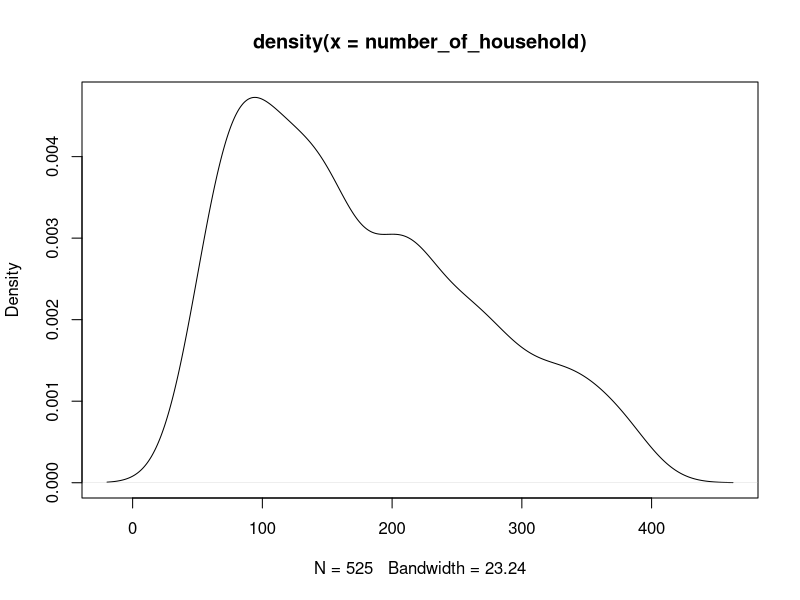

Generate this figure with R: (Note: a time limit stopped this script after it produced the figure.)
## ---- chunk 1
knitr::opts_chunk$set(echo = TRUE)
library(tidyverse)
## ---- chunk 2
set.seed(1)
strata=5
n_strata=c(200,150,100,50,25)
number_of_household=rexp(789,rate = 1/200)
number_of_household=round(number_of_household[which(number_of_household<400 & number_of_household>50)])
plot(density(number_of_household))

sum_number_of_household=sum(number_of_household)

set.seed(1)
individual_number=rpois(sum_number_of_household,1)+1

individual=NULL
i=1
for(i in 1:sum_number_of_household){
  individual=c(individual,1:individual_number[i])
}

household_1=NULL
i=1
for(i in 1:sum(n_strata)){
  household_1=c(household_1,1:number_of_household[i])
  }

household=NULL
i=1
for(i in 1:sum_number_of_household){
  household=c(household,rep(household_1[i],individual_number[i]))
}

enumeration_1=NULL
i=1
for(i in 1:strata){
  enumeration_1=c(enumeration_1,1:n_strata[i])
}

enumeration_2=NULL
i=1
for(i in 1:sum(n_strata)){
  enumeration_2=c(enumeration_2,rep(enumeration_1[i],number_of_household[i]))
}

enumeration=NULL
i=1
for(i in 1:sum_number_of_household){
  enumeration=c(enumeration,rep(enumeration_2[i],individual_number[i]))
}

stype_1=NULL
for(i in 1:strata){
  stype_1=c(stype_1,rep(i,c(200,150,100,50,25)[i]))
}

stype_2=NULL
for(i in 1:sum(n_strata)){
  stype_2=c(stype_2,rep(stype_1[i],number_of_household[i]))
}

stype=NULL
for(i in 1:sum_number_of_household){
  stype=c(stype,rep(stype_2[i],individual_number[i]))
}

x_1=rep(NA,length(stype))
x_2=rep(NA,length(stype))
x_3=rep(NA,length(stype))
x_4=rep(NA,length(stype))
x_5=rep(NA,length(stype))

z_1=rep(NA,length(stype))
z_2=rep(NA,length(stype))
z_3=rep(NA,length(stype))
z_4=rep(NA,length(stype))
z_5=rep(NA,length(stype))

id=1:length(stype)
finite_pop=as.data.frame(cbind(id,stype,enumeration,household,individual,x_1,x_2,x_3,x_4,x_5,z_1,z_2,z_3,z_4,z_5))

set.seed(1)
mean_strata_1_norm=rnorm(n_strata[1],2,0.5)
set.seed(1)
mean_strata_1_bino=runif(n_strata[1],0,0.2)
for(i in 1:n_strata[1]){
  set.seed(1)
finite_pop[which(finite_pop$stype==1 & finite_pop$enumeration==i),]$x_1=round(rnorm(nrow(finite_pop[which(finite_pop$stype==1 & finite_pop$enumeration==i),]),mean_strata_1_norm[i],2),2)
  set.seed(1)
finite_pop[which(finite_pop$stype==1 &
finite_pop$enumeration==i),]$z_1=rbinom(nrow(finite_pop[which(finite_pop$stype==1 & finite_pop$enumeration==i),]),size = 1, prob = mean_strata_1_bino[i])

  set.seed(2)
finite_pop[which(finite_pop$stype==1 & finite_pop$enumeration==i),]$x_2=round(rnorm(nrow(finite_pop[which(finite_pop$stype==1 & finite_pop$enumeration==i),]),mean_strata_1_norm[i]+0.2,1),2)
  set.seed(2)
finite_pop[which(finite_pop$stype==1 &
finite_pop$enumeration==i),]$z_2=rbinom(nrow(finite_pop[which(finite_pop$stype==1 & finite_pop$enumeration==i),]),size = 1, prob = mean_strata_1_bino[i]+0.02)

  set.seed(3)
finite_pop[which(finite_pop$stype==1 & finite_pop$enumeration==i),]$x_3=round(rnorm(nrow(finite_pop[which(finite_pop$stype==1 & finite_pop$enumeration==i),]),mean_strata_1_norm[i]+0.4,3),1)
  set.seed(3)
finite_pop[which(finite_pop$stype==1 & 
finite_pop$enumeration==i),]$z_3=rbinom(nrow(finite_pop[which(finite_pop$stype==1 & finite_pop$enumeration==i),]),size = 1, prob = mean_strata_1_bino[i]+0.04)

  set.seed(4)
finite_pop[which(finite_pop$stype==1 & finite_pop$enumeration==i),]$x_4=round(rnorm(nrow(finite_pop[which(finite_pop$stype==1 & finite_pop$enumeration==i),]),mean_strata_1_norm[i]+0.6,4),1)
  set.seed(4)
finite_pop[which(finite_pop$stype==1 & 
finite_pop$enumeration==i),]$z_4=rbinom(nrow(finite_pop[which(finite_pop$stype==1 & finite_pop$enumeration==i),]),size = 1, prob = mean_strata_1_bino[i]+0.06)

  set.seed(5)
finite_pop[which(finite_pop$stype==1 & finite_pop$enumeration==i),]$x_5=round(rnorm(nrow(finite_pop[which(finite_pop$stype==1 & finite_pop$enumeration==i),]),mean_strata_1_norm[i]+0.8,5),1)
  set.seed(5)
finite_pop[which(finite_pop$stype==1 & 
finite_pop$enumeration==i),]$z_5=rbinom(nrow(finite_pop[which(finite_pop$stype==1 & finite_pop$enumeration==i),]),size = 1, prob = mean_strata_1_bino[i]+0.08)
}

set.seed(2)
mean_strata_2_norm=rnorm(n_strata[2],4,1)
set.seed(2)
mean_strata_2_bino=runif(n_strata[2],0,0.4)
for(i in 1:n_strata[2]){
  set.seed(1)
finite_pop[which(finite_pop$stype==2 & finite_pop$enumeration==i),]$x_1=round(rnorm(nrow(finite_pop[which(finite_pop$stype==2 & finite_pop$enumeration==i),]),mean_strata_2_norm[i],2),2)
  set.seed(1)
finite_pop[which(finite_pop$stype==2 & 
finite_pop$enumeration==i),]$z_1=rbinom(nrow(finite_pop[which(finite_pop$stype==2 & finite_pop$enumeration==i),]),size = 1, prob = mean_strata_2_bino[i])

  set.seed(2)
finite_pop[which(finite_pop$stype==2 & finite_pop$enumeration==i),]$x_2=round(rnorm(nrow(finite_pop[which(finite_pop$stype==2 & finite_pop$enumeration==i),]),mean_strata_2_norm[i]+0.2,1),2)
  set.seed(2)
finite_pop[which(finite_pop$stype==2 &
finite_pop$enumeration==i),]$z_2=rbinom(nrow(finite_pop[which(finite_pop$stype==2 & finite_pop$enumeration==i),]),size = 1, prob = mean_strata_2_bino[i]+0.02)

  set.seed(3)
finite_pop[which(finite_pop$stype==2 & finite_pop$enumeration==i),]$x_3=round(rnorm(nrow(finite_pop[which(finite_pop$stype==2 & finite_pop$enumeration==i),]),mean_strata_2_norm[i]+0.4,3),1)
  set.seed(3)
finite_pop[which(finite_pop$stype==2 & 
finite_pop$enumeration==i),]$z_3=rbinom(nrow(finite_pop[which(finite_pop$stype==2 & finite_pop$enumeration==i),]),size = 1, prob = mean_strata_2_bino[i]+0.04)

  set.seed(4)
finite_pop[which(finite_pop$stype==2 & finite_pop$enumeration==i),]$x_4=round(rnorm(nrow(finite_pop[which(finite_pop$stype==2 & finite_pop$enumeration==i),]),mean_strata_2_norm[i]+0.6,4),1)
  set.seed(4)
finite_pop[which(finite_pop$stype==2 & 
finite_pop$enumeration==i),]$z_4=rbinom(nrow(finite_pop[which(finite_pop$stype==2 & finite_pop$enumeration==i),]),size = 1, prob = mean_strata_2_bino[i]+0.06)

  set.seed(5)
finite_pop[which(finite_pop$stype==2 & finite_pop$enumeration==i),]$x_5=round(rnorm(nrow(finite_pop[which(finite_pop$stype==2 & finite_pop$enumeration==i),]),mean_strata_2_norm[i]+0.8,5),1)
  set.seed(5)
finite_pop[which(finite_pop$stype==2 & 
finite_pop$enumeration==i),]$z_5=rbinom(nrow(finite_pop[which(finite_pop$stype==2 & finite_pop$enumeration==i),]),size = 1, prob = mean_strata_2_bino[i]+0.08)
}

set.seed(3)
mean_strata_3_norm=rnorm(n_strata[3],6,2)
set.seed(3)
mean_strata_3_bino=runif(n_strata[3],0,0.6)
for(i in 1:n_strata[3]){
  set.seed(1)
finite_pop[which(finite_pop$stype==3 & finite_pop$enumeration==i),]$x_1=round(rnorm(nrow(finite_pop[which(finite_pop$stype==3 & finite_pop$enumeration==i),]),mean_strata_3_norm[i],2),2)
  set.seed(1)
finite_pop[which(finite_pop$stype==3 &
finite_pop$enumeration==i),]$z_1=rbinom(nrow(finite_pop[which(finite_pop$stype==3 & finite_pop$enumeration==i),]),size = 1, prob = mean_strata_3_bino[i])

  set.seed(2)
finite_pop[which(finite_pop$stype==3 & finite_pop$enumeration==i),]$x_2=round(rnorm(nrow(finite_pop[which(finite_pop$stype==3 & finite_pop$enumeration==i),]),mean_strata_3_norm[i]+0.2,1),2)
  set.seed(2)
finite_pop[which(finite_pop$stype==3 &
finite_pop$enumeration==i),]$z_2=rbinom(nrow(finite_pop[which(finite_pop$stype==3 & finite_pop$enumeration==i),]),size = 1, prob = mean_strata_3_bino[i]+0.02)

  set.seed(3)
finite_pop[which(finite_pop$stype==3 & finite_pop$enumeration==i),]$x_3=round(rnorm(nrow(finite_pop[which(finite_pop$stype==3 & finite_pop$enumeration==i),]),mean_strata_3_norm[i]+0.4,3),1)
  set.seed(3)
finite_pop[which(finite_pop$stype==3 &
finite_pop$enumeration==i),]$z_3=rbinom(nrow(finite_pop[which(finite_pop$stype==3 & finite_pop$enumeration==i),]),size = 1, prob = mean_strata_3_bino[i]+0.04)

  set.seed(4)
finite_pop[which(finite_pop$stype==3 & finite_pop$enumeration==i),]$x_4=round(rnorm(nrow(finite_pop[which(finite_pop$stype==3 & finite_pop$enumeration==i),]),mean_strata_3_norm[i]+0.6,4),1)
  set.seed(4)
finite_pop[which(finite_pop$stype==3 & 
finite_pop$enumeration==i),]$z_4=rbinom(nrow(finite_pop[which(finite_pop$stype==3 & finite_pop$enumeration==i),]),size = 1, prob = mean_strata_3_bino[i]+0.06)

  set.seed(5)
finite_pop[which(finite_pop$stype==3 & finite_pop$enumeration==i),]$x_5=round(rnorm(nrow(finite_pop[which(finite_pop$stype==3 & finite_pop$enumeration==i),]),mean_strata_3_norm[i]+0.8,5),1)
  set.seed(5)
finite_pop[which(finite_pop$stype==3 & 
finite_pop$enumeration==i),]$z_5=rbinom(nrow(finite_pop[which(finite_pop$stype==3 & finite_pop$enumeration==i),]),size = 1, prob = mean_strata_3_bino[i]+0.08)
}

set.seed(4)
mean_strata_4_norm=rnorm(n_strata[4],7,2)
set.seed(4)
mean_strata_4_bino=runif(n_strata[4],0,0.8)
for(i in 1:n_strata[4]){
  set.seed(1)
finite_pop[which(finite_pop$stype==4 & finite_pop$enumeration==i),]$x_1=round(rnorm(nrow(finite_pop[which(finite_pop$stype==4 & finite_pop$enumeration==i),]),mean_strata_4_norm[i],2),2)
  set.seed(1)
finite_pop[which(finite_pop$stype==4 & 
finite_pop$enumeration==i),]$z_1=rbinom(nrow(finite_pop[which(finite_pop$stype==4 & finite_pop$enumeration==i),]),size = 1, prob = mean_strata_4_bino[i])

  set.seed(2)
finite_pop[which(finite_pop$stype==4 & finite_pop$enumeration==i),]$x_2=round(rnorm(nrow(finite_pop[which(finite_pop$stype==4 & finite_pop$enumeration==i),]),mean_strata_4_norm[i]+0.2,1),2)
  set.seed(2)
finite_pop[which(finite_pop$stype==4 &
finite_pop$enumeration==i),]$z_2=rbinom(nrow(finite_pop[which(finite_pop$stype==4 & finite_pop$enumeration==i),]),size = 1, prob = mean_strata_4_bino[i]+0.02)

  set.seed(3)
finite_pop[which(finite_pop$stype==4 & finite_pop$enumeration==i),]$x_3=round(rnorm(nrow(finite_pop[which(finite_pop$stype==4 & finite_pop$enumeration==i),]),mean_strata_4_norm[i]+0.4,3),1)
  set.seed(3)
finite_pop[which(finite_pop$stype==4 & 
finite_pop$enumeration==i),]$z_3=rbinom(nrow(finite_pop[which(finite_pop$stype==4 & finite_pop$enumeration==i),]),size = 1, prob = mean_strata_4_bino[i]+0.04)

  set.seed(4)
finite_pop[which(finite_pop$stype==4 & finite_pop$enumeration==i),]$x_4=round(rnorm(nrow(finite_pop[which(finite_pop$stype==4 & finite_pop$enumeration==i),]),mean_strata_4_norm[i]+0.6,4),1)
  set.seed(4)
finite_pop[which(finite_pop$stype==4 & 
finite_pop$enumeration==i),]$z_4=rbinom(nrow(finite_pop[which(finite_pop$stype==4 & finite_pop$enumeration==i),]),size = 1, prob = mean_strata_4_bino[i]+0.06)

  set.seed(5)
finite_pop[which(finite_pop$stype==4 & finite_pop$enumeration==i),]$x_5=round(rnorm(nrow(finite_pop[which(finite_pop$stype==4 & finite_pop$enumeration==i),]),mean_strata_4_norm[i]+0.8,5),1)
  set.seed(5)
finite_pop[which(finite_pop$stype==4 & 
finite_pop$enumeration==i),]$z_5=rbinom(nrow(finite_pop[which(finite_pop$stype==4 & finite_pop$enumeration==i),]),size = 1, prob = mean_strata_4_bino[i]+0.08)
}

set.seed(5)
mean_strata_5_norm=rnorm(n_strata[5],9,2)
set.seed(5)
mean_strata_5_bino=runif(n_strata[5],0,0.9)
for(i in 1:n_strata[5]){
  set.seed(1)
finite_pop[which(finite_pop$stype==5 & finite_pop$enumeration==i),]$x_1=round(rnorm(nrow(finite_pop[which(finite_pop$stype==5 & finite_pop$enumeration==i),]),mean_strata_5_norm[i],2),2)
  set.seed(1)
finite_pop[which(finite_pop$stype==5 & 
finite_pop$enumeration==i),]$z_1=rbinom(nrow(finite_pop[which(finite_pop$stype==5 & finite_pop$enumeration==i),]),size = 1, prob = mean_strata_5_bino[i])

  set.seed(2)
finite_pop[which(finite_pop$stype==5 & finite_pop$enumeration==i),]$x_2=round(rnorm(nrow(finite_pop[which(finite_pop$stype==5 & finite_pop$enumeration==i),]),mean_strata_5_norm[i]+0.2,1),2)
  set.seed(2)
finite_pop[which(finite_pop$stype==5 & 
finite_pop$enumeration==i),]$z_2=rbinom(nrow(finite_pop[which(finite_pop$stype==5 & finite_pop$enumeration==i),]),size = 1, prob = mean_strata_5_bino[i]+0.02)

  set.seed(3)
finite_pop[which(finite_pop$stype==5 & finite_pop$enumeration==i),]$x_3=round(rnorm(nrow(finite_pop[which(finite_pop$stype==5 & finite_pop$enumeration==i),]),mean_strata_5_norm[i]+0.4,3),1)
  set.seed(3)
finite_pop[which(finite_pop$stype==5 & 
finite_pop$enumeration==i),]$z_3=rbinom(nrow(finite_pop[which(finite_pop$stype==5 & finite_pop$enumeration==i),]),size = 1, prob = mean_strata_5_bino[i]+0.04)

  set.seed(4)
finite_pop[which(finite_pop$stype==5 & finite_pop$enumeration==i),]$x_4=round(rnorm(nrow(finite_pop[which(finite_pop$stype==5 & finite_pop$enumeration==i),]),mean_strata_5_norm[i]+0.6,4),1)
  set.seed(4)
finite_pop[which(finite_pop$stype==5 & 
finite_pop$enumeration==i),]$z_4=rbinom(nrow(finite_pop[which(finite_pop$stype==5 & finite_pop$enumeration==i),]),size = 1, prob = mean_strata_5_bino[i]+0.06)

  set.seed(5)
finite_pop[which(finite_pop$stype==5 & finite_pop$enumeration==i),]$x_5=round(rnorm(nrow(finite_pop[which(finite_pop$stype==5 & finite_pop$enumeration==i),]),mean_strata_5_norm[i]+0.8,5),1)
  set.seed(5)
finite_pop[which(finite_pop$stype==5 & 
finite_pop$enumeration==i),]$z_5=rbinom(nrow(finite_pop[which(finite_pop$stype==5 & finite_pop$enumeration==i),]),size = 1, prob = mean_strata_5_bino[i]+0.08)
}

i=1
j=1
num_house=NULL
for(i in 1:strata){
  for(j in 1:n_strata[i]){
    num_house=c(num_house,rep(tail(finite_pop[which(finite_pop$stype==i & finite_pop$enumeration==j),],1)$household,nrow(finite_pop[which(finite_pop$stype==i &finite_pop$enumeration==j),])))
  }
}


i=1
j=1
m=1
j=0
num_indiv=NULL
for(i in 1:strata){
  for(j in 1:n_strata[i]){
    for(m in 1:tail(finite_pop[which(finite_pop$stype==i & finite_pop$enumeration==j),],1)$household){
       num_indiv=c(num_indiv,rep(tail(finite_pop[which(finite_pop$stype==i & finite_pop$enumeration==j & finite_pop$household==m),],1)$individual,nrow(finite_pop[which(finite_pop$stype==i &finite_pop$enumeration==j & finite_pop$household==m),])))
    }
  }
}

set.seed(1)
random_inter_ea=rnorm(sum(n_strata),5,5) %>% 
  as.data.frame() %>% 
  mutate(
    enumeration=c(1:n_strata[1],1:n_strata[2],1:n_strata[3],1:n_strata[4],1:n_strata[5]),
    stype=c(rep(1,n_strata[1]),rep(2,n_strata[2]),rep(3,n_strata[3]),rep(4,n_strata[4]),rep(5,n_strata[5]))
  )

colnames(random_inter_ea)=c("random_inter_ea","enumeration","stype")
finite_pop=left_join(finite_pop, random_inter_ea, by = c("enumeration","stype"))

finite_pop=finite_pop %>% 
  mutate(
    num_house=num_house,
    num_indiv=num_indiv,
    x_1_norm=round(scale(x_1),2),
    x_2_norm=round(scale(x_2),2),
    x_3_norm=round(scale(x_3),2),
    x_4_norm=round(scale(x_4),2),
    x_5_norm=round(scale(x_5),2),
    z=random_inter_ea-6+0.38*x_1-4*x_2+0.3*x_4-3*x_5+1.5*z_1-1.4*z_3-5*z_4+2*stype+0.03*num_house+1.2*num_indiv,
    pr=1/(1+exp(-z)),
    y = rbinom(length(stype),1,pr) 
  )

sum(finite_pop$y)/length(stype)


write.csv(finite_pop,"finite_pop")
## ---- chunk 3
## select mh EAs  from  each  stratum
sizes=number_of_household
strat=c(rep(1,n_strata[1]),rep(2,n_strata[2]),rep(3,n_strata[3]),rep(4,n_strata[4]),rep(5,n_strata[5]))
n=c(50,30,20,15,10)
set.seed(1)
selected_ea=ppssstrat(sizes,strat,n)
##for stype1
selected_1=selected_ea[which(selected_ea<n_strata[1]+1)]
##for stype2
selected_2=selected_ea[which(selected_ea>n_strata[1]&selected_ea<(n_strata[1]+n_strata[2]+1))]-n_strata[1]
##for stype3
selected_3=selected_ea[which(selected_ea>(n_strata[1]+n_strata[2])&selected_ea<(n_strata[1]+n_strata[2]+n_strata[3]+1))]-(n_strata[1]+n_strata[2])
##for stype4
selected_4=selected_ea[which(selected_ea>(n_strata[1]+n_strata[2]+n_strata[3])&selected_ea<(n_strata[1]+n_strata[2]+n_strata[3]+n_strata[4]+1))]-(n_strata[1]+n_strata[2]+n_strata[3])
##for stype5
selected_5=selected_ea[which(selected_ea>(n_strata[1]+n_strata[2]+n_strata[3]+n_strata[4])&selected_ea<(n_strata[1]+n_strata[2]+n_strata[3]+n_strata[4]+n_strata[5]+1))]-(n_strata[1]+n_strata[2]+n_strata[3]+n_strata[4])
selected_num=list(selected_1,selected_2,selected_3,selected_4,selected_5)

selected_data=finite_pop[which((finite_pop$stype==1 & finite_pop$enumeration %in% selected_1)|(finite_pop$stype==2 & finite_pop$enumeration %in% selected_2)|(finite_pop$stype==3 & finite_pop$enumeration %in% selected_3)|(finite_pop$stype==4 & finite_pop$enumeration %in% selected_4)|(finite_pop$stype==5 & finite_pop$enumeration %in% selected_5)),]

## For each selected EA, select 20 HHs using simple random sampling
i=1
j=1
selected_data_2=NULL
for (i in 1:5) {
  selected_id=selected_num[[i]]
  for (j in 1:length(selected_id)) {
    set.seed(1)
    selected_house=sample(unique(finite_pop[which(finite_pop$stype==i & finite_pop$enumeration==selected_id[j]),]$household),20)
    selected_data_2=rbind(selected_data_2,finite_pop[which(finite_pop$stype==i & finite_pop$enumeration==selected_id[j] & finite_pop$household %in% selected_house),])
  }
}

set.seed(1)
response=round(runif(sum(n),0.75,0.9),2) %>% 
  as.data.frame() %>% 
  mutate(
    stype=c(rep(1,n[1]),rep(2,n[2]),rep(3,n[3]),rep(4,n[4]),rep(5,n[5])),
    enumeration=c(selected_1,selected_2,selected_3,selected_4,selected_5)
  )
colnames(response)=c("response","stype","enumeration")

data_1=unique(selected_data_2[,2:4])

set.seed(1)
data_2=left_join(data_1,response,by=c("stype","enumeration")) %>% 
  mutate(
    response_household= rbinom(nrow(data_1),1,response)
  )

set.seed(1)
selected_data_3=inner_join(selected_data_2,data_2,by=c("stype","enumeration","household"))


selected_data_4=selected_data_3 %>% 
  mutate(
    z_2=3-0.8*x_1+3.8*x_3+3*x_5+2.3*z_3-0.5*z_5-3*z_4,
    pr_2=(1/(1+exp(-z_2)))*response_household,
    response_indiv= rbinom(nrow(selected_data_3),1,pr_2) 
  )

nrow(selected_data_4[which(selected_data_4$response_household==1 & selected_data_4$response_indiv==1),])/nrow(selected_data_4[which(selected_data_4$response_household==1),])

selected_data_4[which(selected_data_4$response_indiv==0 | selected_data_4$response_household==0),25]=NA



write.csv(selected_data_4,"selected_data")
## ---- chunk 4
selected_data_5=drop_na(selected_data_4)
unique(selected_data_5[which(selected_data_5$stype==1 & selected_data_5$enumeration==selected_num[[1]][1]),]$household)


## For each selected EA, select 20 HHs using simple random sampling
i=1
j=1
data_3=NULL
for (i in 1:5) {
  selected_id=selected_num[[i]]
  for (j in 1:length(selected_id)) {
    set.seed(1)
    selected_house=sample(unique(selected_data_5[which(selected_data_5$stype==i & selected_data_5$enumeration==selected_id[j]),]$household),length(unique(selected_data_5[which(selected_data_5$stype==i & selected_data_5$enumeration==selected_id[j]),]$household))/2)
    data_3=rbind(data_3,selected_data_5[which(selected_data_5$stype==i & selected_data_5$enumeration==selected_id[j] & selected_data_5$household %in% selected_house),])
  }
}

set.seed(1)
response_2=round(runif(sum(n),0.85,0.95),2) %>% 
  as.data.frame() %>% 
  mutate(
    stype=c(rep(1,n[1]),rep(2,n[2]),rep(3,n[3]),rep(4,n[4]),rep(5,n[5])),
    enumeration=c(selected_1,selected_2,selected_3,selected_4,selected_5)
  )
colnames(response_2)=c("response","stype","enumeration")

data_4=unique(data_3[,2:4])

set.seed(1)
data_5=inner_join(data_4,response_2,by=c("stype","enumeration")) %>% 
  mutate(
    response_household = rbinom(nrow(data_4),1,response)
  )

data_6=inner_join(data_3[,-(27:30)],data_5,by = c("stype", "enumeration", "household"))

data_7=data_6 %>% 
  mutate(
    z_2=3+2.1*x_3+2.2*x_2+3.1*x_4-2.3*z_1-1.2*z_2-2*z_4,
    pr_2=(1/(1+exp(-z_2)))*response_household,
    response_indiv= rbinom(nrow(data_6),1,pr_2) 
  )

data_7[which(data_7$response_indiv==0 | data_7$response_household==0),25]=NA

write.csv(data_7,"selected_sub_cohort")
## ---- chunk 5
finite_pop[which(finite_pop$stype==1 & finite_pop$enumeration==1),]
